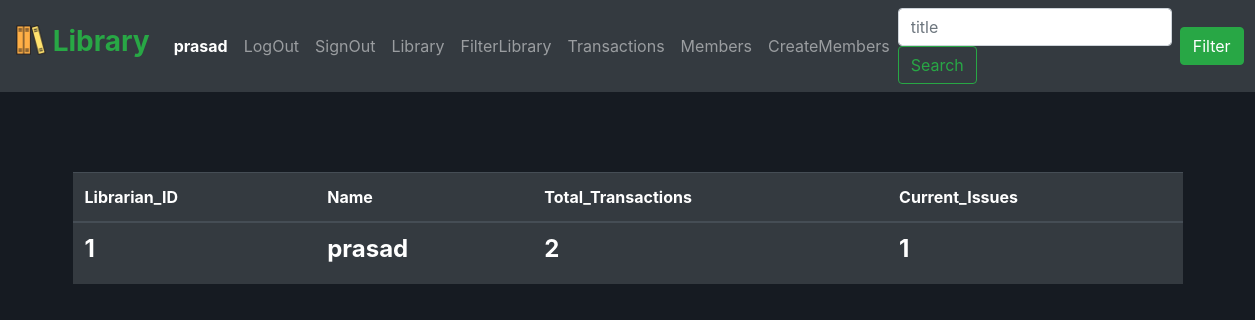
Before: /librarianinfo (signed in) with the older database file.
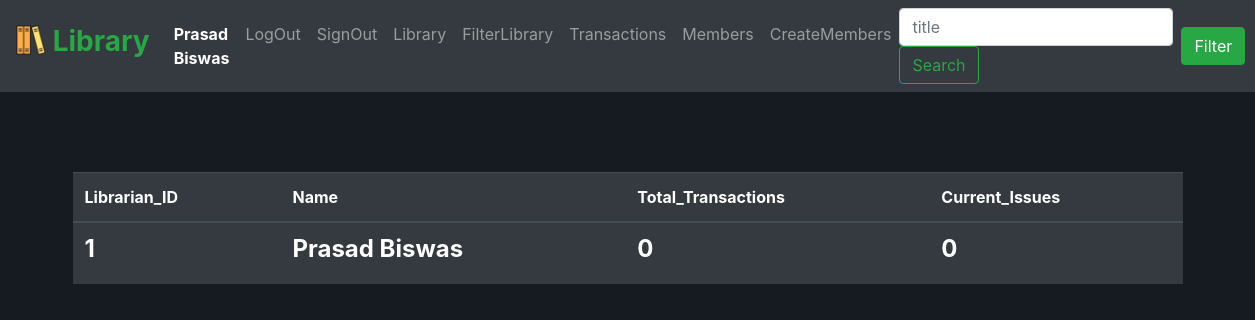
After: the same page with the newer database file.
### src/models.py (models this page shows, shortened)
class librarian(db.Model):
    id = db.Column('librarian_id' , db.Integer , primary_key=True)
    name = db.Column(db.String(100) , nullable=False)
    email = db.Column(db.String(100) , nullable=False , unique=True)
    password = db.Column(db.String(300) , nullable=False)
    transactions = db.Column(db.Integer , nullable=False)
    current_issues = db.Column(db.Integer , nullable=False)

### src/app.py (the view)
@app.route('/librarianinfo')
def librarianinfo():
    a = librarian.query.get(session['id'])
    return render_template("librarianinfo.html" , data=a)

### src/models.py (called while the page is built)
@event.listens_for(Engine, "connect")
def set_sqlite_pragma(dbapi_connection, connection_record):
    cursor = dbapi_connection.cursor()
    cursor.execute("PRAGMA foreign_keys=ON")
    cursor.close()

### src/templates/librarianinfo.html
{% extends "base.html" %}
{% block mainbody %}
<div class="container-sm librarianinfobody">
    <table class="table table-hover table-dark">
        <thead>
            <tr>
                <th scope="col">Librarian_ID</th>
                <th scope="col">Name</th>
                <th scope="col">Total_Transactions</th>
                <th scope="col">Current_Issues</th>
            </tr>
        </thead>
        <tbody>
            <tr>
                <th scope="row"><h4 style="font-weight: bold;">{{ data.id }}<h4></th>
                <td><h4 style="font-weight: bold;">{{ data.name }}</h4></td>
                <td><h4 style="font-weight: bold;">{{ data.transactions }}<h4></td>
                <td><h4 style="font-weight: bold;">{{ data.current_issues }}</h4></td>
            </tr>
        </tbody>
    </table>
</div>
{% endblock %}

### src/templates/base.html (shortened to what this page needs)
<!DOCTYPE html>
<html lang="en">
    <head>
        <link rel="stylesheet" href="https://cdn.jsdelivr.net/npm/bootstrap@4.6.1/dist/css/bootstrap.min.css">
        <link rel="stylesheet" href="/static/css/base.css">
    </head>
    <body>
        {% block navbar %}
            <nav class="navbar navbar-expand-lg navbar-dark bg-dark">
                <a class="navbar-brand" href="/">
                    <h3 style="font-weight: bold; color: #28a745;">
                        <img src="/static/images/books.png" width="30" height="30" class="d-inline-block align-top" alt="">
                        Library
                    </h3>
                </a>
                {% if session['email'] %}
                    <div class="collapse navbar-collapse" id="navbarTogglerDemo02">
                        <ul class="navbar-nav mr-auto mt-2 mt-lg-0">
                            <li class="nav-item active">
                                <a class="nav-link" href="/librarianinfo" style="font-weight: bold;">{{ session['name'] }}<span class="sr-only">(current)</span></a>
                            </li>
                            <li class="nav-item">
                                <a class="nav-link" href="/logout">LogOut</a>
                            </li>
                            <li class="nav-item">
                                <a class="nav-link" href="/signout">SignOut</a>
                            </li>
                            <li class="nav-item">
                                <a class="nav-link" href="/library">Library</a>
                            </li>
                            <li class="nav-item">
                                <a class="nav-link" href="/filterlibrary">FilterLibrary</a>
                            </li>
                            <li class="nav-item">
                                <a class="nav-link" href="/alltransactions">Transactions</a>
                            </li>
                            <li class="nav-item">
                                <a class="nav-link" href="/membersinfo">Members</a>
                            </li>
                            <li class="nav-item">
                                <a class="nav-link" href="/createmember">CreateMembers</a>
                            </li>
                        </ul>
                {% endif %}
                        <form action="/new_books" class="form-inline my-2 my-lg-0">
                            <input class="form-control mr-sm-2" type="search" placeholder="title" name="title">
                            <button class="btn btn-outline-success my-2 my-sm-0" type="submit">Search</button>
                        </form>
                        <a class="btn btn-success my-2 my-sm-0" href="/filtersearch">Filter</a>
                    </div>
            </nav>
        {% endblock %}
        {% block mainbody %}
        {% endblock %}
    </body>
</html>

### src/static/css/base.css (style rules this page uses)
body { background-color: #161b22; }
.librarianinfobody , .indexbody { margin-top: 10vh; }

Changed rows visible on the page:
changed librarian id 1: name "prasad" → "Prasad Biswas"; transactions "2" → "0"; current_issues "1" → "0"
